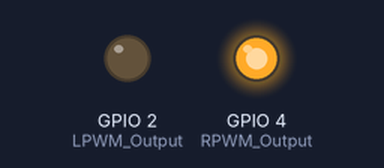
This sketch was run on a simulated ESP32. Parts: output pins drawn as LEDs (lit = HIGH).

Above: at 0.1 s.
Timing chart, 0 to 1.6 s (numbered marks = the images above):
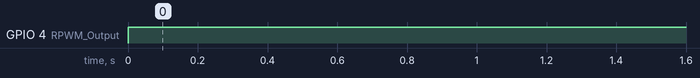

Measured:
- by itself, GPIO 4 (RPWM_Output): LOW → HIGH at 0.00 s

The sketch:

pump.ino
```cpp
int RPWM_Output = 4;
int LPWM_Output = 2;

const int freq = 5000;
const int ledChannel = 0;
const int resolution = 8;

void setup() {
  pinMode(RPWM_Output, OUTPUT);
  pinMode(LPWM_Output, OUTPUT);

  ledcSetup(ledChannel, freq, resolution);
  ledcAttachPin(RPWM_Output, ledChannel);
}

void loop() {
  digitalWrite(LPWM_Output, LOW);
  ledcWrite(ledChannel, 255);
  delay(100);
}
```
